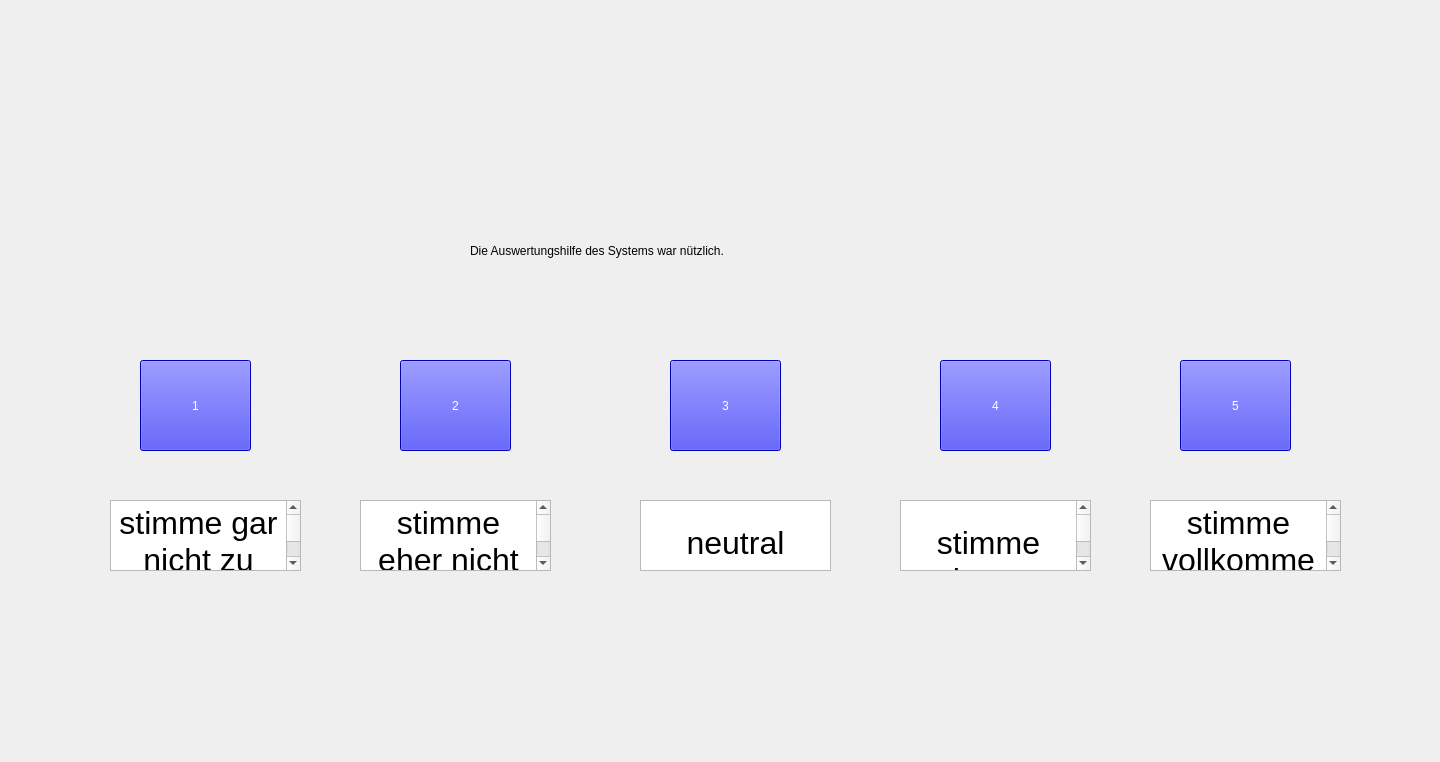
<?xml version="1.0" encoding="UTF-8"?>
<ui version="4.0">
 <class>Form</class>
 <widget class="QWidget" name="Form">
  <property name="geometry">
   <rect>
    <x>0</x>
    <y>0</y>
    <width>1440</width>
    <height>762</height>
   </rect>
  </property>
  <property name="windowTitle">
   <string>Form</string>
  </property>
  <widget class="QLabel" name="label">
   <property name="geometry">
    <rect>
     <x>470</x>
     <y>200</y>
     <width>531</width>
     <height>101</height>
    </rect>
   </property>
   <property name="styleSheet">
    <string notr="true">font: 24pt &quot;.AppleSystemUIFont&quot;;
</string>
   </property>
   <property name="text">
    <string>Die Auswertungshilfe des Systems war nützlich.</string>
   </property>
  </widget>
  <widget class="QPushButton" name="pushButton">
   <property name="geometry">
    <rect>
     <x>140</x>
     <y>360</y>
     <width>111</width>
     <height>91</height>
    </rect>
   </property>
   <property name="styleSheet">
    <string notr="true">font: 36pt &quot;.AppleSystemUIFont&quot;; background-color:blue;color:white;</string>
   </property>
   <property name="text">
    <string>1</string>
   </property>
  </widget>
  <widget class="QPushButton" name="pushButton_2">
   <property name="geometry">
    <rect>
     <x>400</x>
     <y>360</y>
     <width>111</width>
     <height>91</height>
    </rect>
   </property>
   <property name="styleSheet">
    <string notr="true">font: 36pt &quot;.AppleSystemUIFont&quot;; background-color:blue;color:white;</string>
   </property>
   <property name="text">
    <string>2</string>
   </property>
  </widget>
  <widget class="QPushButton" name="pushButton_4">
   <property name="geometry">
    <rect>
     <x>940</x>
     <y>360</y>
     <width>111</width>
     <height>91</height>
    </rect>
   </property>
   <property name="styleSheet">
    <string notr="true">font: 36pt &quot;.AppleSystemUIFont&quot;; background-color:blue;color:white;</string>
   </property>
   <property name="text">
    <string>4</string>
   </property>
  </widget>
  <widget class="QPushButton" name="pushButton_3">
   <property name="geometry">
    <rect>
     <x>670</x>
     <y>360</y>
     <width>111</width>
     <height>91</height>
    </rect>
   </property>
   <property name="styleSheet">
    <string notr="true">font: 36pt &quot;.AppleSystemUIFont&quot;; background-color:blue;color:white;</string>
   </property>
   <property name="text">
    <string>3</string>
   </property>
  </widget>
  <widget class="QPushButton" name="pushButton_5">
   <property name="geometry">
    <rect>
     <x>1180</x>
     <y>360</y>
     <width>111</width>
     <height>91</height>
    </rect>
   </property>
   <property name="styleSheet">
    <string notr="true">font: 36pt &quot;.AppleSystemUIFont&quot;; background-color:blue;color:white;</string>
   </property>
   <property name="text">
    <string>5</string>
   </property>
  </widget>
  <widget class="QTextBrowser" name="textBrowser_1">
   <property name="geometry">
    <rect>
     <x>360</x>
     <y>500</y>
     <width>191</width>
     <height>71</height>
    </rect>
   </property>
   <property name="html">
    <string>&lt;!DOCTYPE HTML PUBLIC &quot;-//W3C//DTD HTML 4.0//EN&quot; &quot;http://www.w3.org/TR/REC-html40/strict.dtd&quot;&gt;
&lt;html&gt;&lt;head&gt;&lt;meta name=&quot;qrichtext&quot; content=&quot;1&quot; /&gt;&lt;style type=&quot;text/css&quot;&gt;
p, li { white-space: pre-wrap; }
&lt;/style&gt;&lt;/head&gt;&lt;body style=&quot; font-family:'.AppleSystemUIFont'; font-size:13pt; font-weight:400; font-style:normal;&quot;&gt;
&lt;p align=&quot;center&quot; style=&quot; margin-top:0px; margin-bottom:0px; margin-left:0px; margin-right:0px; -qt-block-indent:0; text-indent:0px;&quot;&gt;&lt;span style=&quot; font-size:24pt;&quot;&gt;stimme eher nicht zu&lt;/span&gt;&lt;/p&gt;
&lt;p align=&quot;center&quot; style=&quot;-qt-paragraph-type:empty; margin-top:0px; margin-bottom:0px; margin-left:0px; margin-right:0px; -qt-block-indent:0; text-indent:0px; font-size:24pt;&quot;&gt;&lt;br /&gt;&lt;/p&gt;&lt;/body&gt;&lt;/html&gt;</string>
   </property>
  </widget>
  <widget class="QTextBrowser" name="textBrowser_2">
   <property name="geometry">
    <rect>
     <x>110</x>
     <y>500</y>
     <width>191</width>
     <height>71</height>
    </rect>
   </property>
   <property name="html">
    <string>&lt;!DOCTYPE HTML PUBLIC &quot;-//W3C//DTD HTML 4.0//EN&quot; &quot;http://www.w3.org/TR/REC-html40/strict.dtd&quot;&gt;
&lt;html&gt;&lt;head&gt;&lt;meta name=&quot;qrichtext&quot; content=&quot;1&quot; /&gt;&lt;style type=&quot;text/css&quot;&gt;
p, li { white-space: pre-wrap; }
&lt;/style&gt;&lt;/head&gt;&lt;body style=&quot; font-family:'.AppleSystemUIFont'; font-size:13pt; font-weight:400; font-style:normal;&quot;&gt;
&lt;p align=&quot;center&quot; style=&quot; margin-top:0px; margin-bottom:0px; margin-left:0px; margin-right:0px; -qt-block-indent:0; text-indent:0px;&quot;&gt;&lt;span style=&quot; font-size:24pt;&quot;&gt;stimme gar nicht zu&lt;/span&gt;&lt;/p&gt;
&lt;p align=&quot;center&quot; style=&quot;-qt-paragraph-type:empty; margin-top:0px; margin-bottom:0px; margin-left:0px; margin-right:0px; -qt-block-indent:0; text-indent:0px; font-size:24pt;&quot;&gt;&lt;br /&gt;&lt;/p&gt;&lt;/body&gt;&lt;/html&gt;</string>
   </property>
  </widget>
  <widget class="QTextBrowser" name="textBrowser_3">
   <property name="geometry">
    <rect>
     <x>640</x>
     <y>500</y>
     <width>191</width>
     <height>71</height>
    </rect>
   </property>
   <property name="html">
    <string>&lt;!DOCTYPE HTML PUBLIC &quot;-//W3C//DTD HTML 4.0//EN&quot; &quot;http://www.w3.org/TR/REC-html40/strict.dtd&quot;&gt;
&lt;html&gt;&lt;head&gt;&lt;meta name=&quot;qrichtext&quot; content=&quot;1&quot; /&gt;&lt;style type=&quot;text/css&quot;&gt;
p, li { white-space: pre-wrap; }
&lt;/style&gt;&lt;/head&gt;&lt;body style=&quot; font-family:'.AppleSystemUIFont'; font-size:13pt; font-weight:400; font-style:normal;&quot;&gt;
&lt;p align=&quot;center&quot; style=&quot;-qt-paragraph-type:empty; margin-top:0px; margin-bottom:0px; margin-left:0px; margin-right:0px; -qt-block-indent:0; text-indent:0px;&quot;&gt;&lt;br /&gt;&lt;/p&gt;
&lt;p align=&quot;center&quot; style=&quot; margin-top:0px; margin-bottom:0px; margin-left:0px; margin-right:0px; -qt-block-indent:0; text-indent:0px;&quot;&gt;&lt;span style=&quot; font-size:24pt;&quot;&gt;neutral&lt;/span&gt;&lt;/p&gt;&lt;/body&gt;&lt;/html&gt;</string>
   </property>
  </widget>
  <widget class="QTextBrowser" name="textBrowser_4">
   <property name="geometry">
    <rect>
     <x>900</x>
     <y>500</y>
     <width>191</width>
     <height>71</height>
    </rect>
   </property>
   <property name="html">
    <string>&lt;!DOCTYPE HTML PUBLIC &quot;-//W3C//DTD HTML 4.0//EN&quot; &quot;http://www.w3.org/TR/REC-html40/strict.dtd&quot;&gt;
&lt;html&gt;&lt;head&gt;&lt;meta name=&quot;qrichtext&quot; content=&quot;1&quot; /&gt;&lt;style type=&quot;text/css&quot;&gt;
p, li { white-space: pre-wrap; }
&lt;/style&gt;&lt;/head&gt;&lt;body style=&quot; font-family:'.AppleSystemUIFont'; font-size:13pt; font-weight:400; font-style:normal;&quot;&gt;
&lt;p align=&quot;center&quot; style=&quot;-qt-paragraph-type:empty; margin-top:0px; margin-bottom:0px; margin-left:0px; margin-right:0px; -qt-block-indent:0; text-indent:0px;&quot;&gt;&lt;br /&gt;&lt;/p&gt;
&lt;p align=&quot;center&quot; style=&quot; margin-top:0px; margin-bottom:0px; margin-left:0px; margin-right:0px; -qt-block-indent:0; text-indent:0px;&quot;&gt;&lt;span style=&quot; font-size:24pt;&quot;&gt;stimme eher zu&lt;/span&gt;&lt;/p&gt;
&lt;p align=&quot;center&quot; style=&quot;-qt-paragraph-type:empty; margin-top:0px; margin-bottom:0px; margin-left:0px; margin-right:0px; -qt-block-indent:0; text-indent:0px; font-size:24pt;&quot;&gt;&lt;br /&gt;&lt;/p&gt;&lt;/body&gt;&lt;/html&gt;</string>
   </property>
  </widget>
  <widget class="QTextBrowser" name="textBrowser_5">
   <property name="geometry">
    <rect>
     <x>1150</x>
     <y>500</y>
     <width>191</width>
     <height>71</height>
    </rect>
   </property>
   <property name="html">
    <string>&lt;!DOCTYPE HTML PUBLIC &quot;-//W3C//DTD HTML 4.0//EN&quot; &quot;http://www.w3.org/TR/REC-html40/strict.dtd&quot;&gt;
&lt;html&gt;&lt;head&gt;&lt;meta name=&quot;qrichtext&quot; content=&quot;1&quot; /&gt;&lt;style type=&quot;text/css&quot;&gt;
p, li { white-space: pre-wrap; }
&lt;/style&gt;&lt;/head&gt;&lt;body style=&quot; font-family:'.AppleSystemUIFont'; font-size:13pt; font-weight:400; font-style:normal;&quot;&gt;
&lt;p align=&quot;center&quot; style=&quot; margin-top:0px; margin-bottom:0px; margin-left:0px; margin-right:0px; -qt-block-indent:0; text-indent:0px;&quot;&gt;&lt;span style=&quot; font-size:24pt;&quot;&gt;stimme vollkommen zu&lt;/span&gt;&lt;/p&gt;
&lt;p align=&quot;center&quot; style=&quot;-qt-paragraph-type:empty; margin-top:0px; margin-bottom:0px; margin-left:0px; margin-right:0px; -qt-block-indent:0; text-indent:0px; font-size:24pt;&quot;&gt;&lt;br /&gt;&lt;/p&gt;&lt;/body&gt;&lt;/html&gt;</string>
   </property>
  </widget>
 </widget>
 <resources/>
 <connections/>
</ui>
